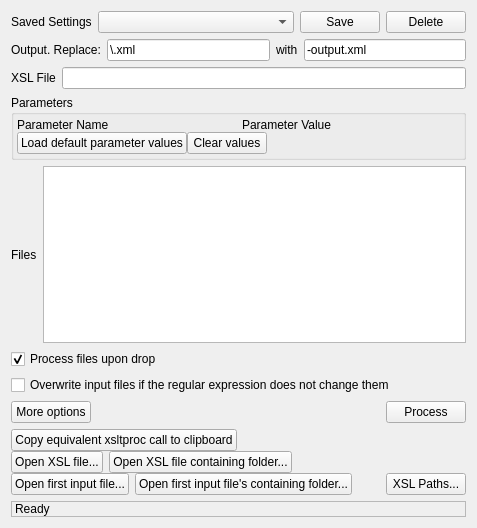
<?xml version="1.0" encoding="UTF-8"?>
<ui version="4.0">
 <class>XSLExpressClass</class>
 <widget class="QWidget" name="XSLExpressClass">
  <property name="geometry">
   <rect>
    <x>0</x>
    <y>0</y>
    <width>477</width>
    <height>528</height>
   </rect>
  </property>
  <property name="sizePolicy">
   <sizepolicy hsizetype="MinimumExpanding" vsizetype="MinimumExpanding">
    <horstretch>0</horstretch>
    <verstretch>0</verstretch>
   </sizepolicy>
  </property>
  <property name="windowTitle">
   <string>XSLExpress</string>
  </property>
  <layout class="QVBoxLayout" name="verticalLayout_3" stretch="1,0,0">
   <item>
    <layout class="QVBoxLayout" name="verticalLayout">
     <property name="sizeConstraint">
      <enum>QLayout::SetNoConstraint</enum>
     </property>
     <item>
      <layout class="QHBoxLayout" name="settingsLayout">
       <item>
        <widget class="QLabel" name="label">
         <property name="text">
          <string>Saved Settings</string>
         </property>
        </widget>
       </item>
       <item>
        <widget class="QComboBox" name="savedSettings">
         <property name="sizePolicy">
          <sizepolicy hsizetype="Expanding" vsizetype="Fixed">
           <horstretch>0</horstretch>
           <verstretch>0</verstretch>
          </sizepolicy>
         </property>
        </widget>
       </item>
       <item>
        <widget class="QPushButton" name="saveCurrent">
         <property name="text">
          <string>Save</string>
         </property>
        </widget>
       </item>
       <item>
        <widget class="QPushButton" name="deleteCurrent">
         <property name="text">
          <string>Delete</string>
         </property>
        </widget>
       </item>
      </layout>
     </item>
     <item>
      <layout class="QHBoxLayout" name="filenamesLayout">
       <item>
        <widget class="QLabel" name="replaceThisLabel">
         <property name="text">
          <string>Output. Replace:</string>
         </property>
        </widget>
       </item>
       <item>
        <widget class="QLineEdit" name="replaceThis">
         <property name="text">
          <string>\.xml</string>
         </property>
        </widget>
       </item>
       <item>
        <widget class="QLabel" name="replaceWithLabel">
         <property name="text">
          <string>with</string>
         </property>
        </widget>
       </item>
       <item>
        <widget class="QLineEdit" name="replaceWith">
         <property name="text">
          <string>-output.xml</string>
         </property>
        </widget>
       </item>
      </layout>
     </item>
     <item>
      <layout class="QHBoxLayout" name="xslLayout">
       <item>
        <widget class="QLabel" name="xslFileLabel">
         <property name="text">
          <string>XSL File</string>
         </property>
        </widget>
       </item>
       <item>
        <widget class="DropFilenameLineEdit" name="xslFile"/>
       </item>
      </layout>
     </item>
     <item>
      <widget class="QGroupBox" name="parameterBox">
       <property name="sizePolicy">
        <sizepolicy hsizetype="MinimumExpanding" vsizetype="Fixed">
         <horstretch>0</horstretch>
         <verstretch>0</verstretch>
        </sizepolicy>
       </property>
       <property name="title">
        <string>Parameters</string>
       </property>
       <property name="alignment">
        <set>Qt::AlignLeading|Qt::AlignLeft|Qt::AlignTop</set>
       </property>
       <layout class="QVBoxLayout" name="verticalLayout_4">
        <property name="spacing">
         <number>0</number>
        </property>
        <property name="leftMargin">
         <number>3</number>
        </property>
        <property name="topMargin">
         <number>3</number>
        </property>
        <property name="rightMargin">
         <number>3</number>
        </property>
        <property name="bottomMargin">
         <number>3</number>
        </property>
        <item>
         <layout class="QVBoxLayout" name="parameterBoxLayout">
          <property name="spacing">
           <number>0</number>
          </property>
          <item>
           <layout class="QGridLayout" name="parameterGridLayout">
            <property name="verticalSpacing">
             <number>0</number>
            </property>
            <item row="0" column="0">
             <widget class="QLabel" name="parameterName">
              <property name="sizePolicy">
               <sizepolicy hsizetype="Preferred" vsizetype="Fixed">
                <horstretch>0</horstretch>
                <verstretch>0</verstretch>
               </sizepolicy>
              </property>
              <property name="text">
               <string>Parameter Name</string>
              </property>
             </widget>
            </item>
            <item row="0" column="1">
             <widget class="QLabel" name="parameterValue">
              <property name="sizePolicy">
               <sizepolicy hsizetype="Preferred" vsizetype="Fixed">
                <horstretch>0</horstretch>
                <verstretch>0</verstretch>
               </sizepolicy>
              </property>
              <property name="text">
               <string>Parameter Value</string>
              </property>
             </widget>
            </item>
           </layout>
          </item>
          <item>
           <layout class="QHBoxLayout" name="horizontalLayout">
            <property name="spacing">
             <number>0</number>
            </property>
            <item>
             <widget class="QPushButton" name="getParametersWithDefaults">
              <property name="text">
               <string>Load default parameter values</string>
              </property>
             </widget>
            </item>
            <item>
             <widget class="QPushButton" name="clearValues">
              <property name="text">
               <string>Clear values</string>
              </property>
             </widget>
            </item>
            <item>
             <spacer name="horizontalSpacer">
              <property name="orientation">
               <enum>Qt::Horizontal</enum>
              </property>
              <property name="sizeHint" stdset="0">
               <size>
                <width>40</width>
                <height>20</height>
               </size>
              </property>
             </spacer>
            </item>
           </layout>
          </item>
         </layout>
        </item>
       </layout>
      </widget>
     </item>
     <item>
      <layout class="QHBoxLayout" name="inputFilesLayout">
       <property name="spacing">
        <number>6</number>
       </property>
       <item>
        <widget class="QLabel" name="inputFilesLabel">
         <property name="text">
          <string>Files</string>
         </property>
        </widget>
       </item>
       <item>
        <widget class="DropFilenameTextEdit" name="inputFiles">
         <property name="sizePolicy">
          <sizepolicy hsizetype="Preferred" vsizetype="Preferred">
           <horstretch>1</horstretch>
           <verstretch>1</verstretch>
          </sizepolicy>
         </property>
         <property name="minimumSize">
          <size>
           <width>0</width>
           <height>100</height>
          </size>
         </property>
        </widget>
       </item>
      </layout>
     </item>
     <item>
      <widget class="QCheckBox" name="processImmediately">
       <property name="sizePolicy">
        <sizepolicy hsizetype="Expanding" vsizetype="Fixed">
         <horstretch>0</horstretch>
         <verstretch>0</verstretch>
        </sizepolicy>
       </property>
       <property name="text">
        <string>Process files upon drop</string>
       </property>
       <property name="checked">
        <bool>true</bool>
       </property>
      </widget>
     </item>
     <item>
      <widget class="QCheckBox" name="allowOverwrite">
       <property name="text">
        <string>Overwrite input files if the regular expression does not change them</string>
       </property>
      </widget>
     </item>
     <item>
      <layout class="QHBoxLayout" name="processLayout">
       <item>
        <widget class="QPushButton" name="moreButton">
         <property name="text">
          <string>More options</string>
         </property>
         <property name="checkable">
          <bool>true</bool>
         </property>
        </widget>
       </item>
       <item>
        <spacer name="horizontalSpacer_2">
         <property name="orientation">
          <enum>Qt::Horizontal</enum>
         </property>
         <property name="sizeHint" stdset="0">
          <size>
           <width>40</width>
           <height>20</height>
          </size>
         </property>
        </spacer>
       </item>
       <item>
        <widget class="QPushButton" name="process">
         <property name="text">
          <string>Process</string>
         </property>
        </widget>
       </item>
      </layout>
     </item>
    </layout>
   </item>
   <item>
    <widget class="QWidget" name="extensionWidget" native="true">
     <layout class="QVBoxLayout" name="extensionLayout">
      <property name="spacing">
       <number>0</number>
      </property>
      <property name="leftMargin">
       <number>0</number>
      </property>
      <property name="topMargin">
       <number>0</number>
      </property>
      <property name="rightMargin">
       <number>0</number>
      </property>
      <property name="bottomMargin">
       <number>0</number>
      </property>
      <item>
       <layout class="QHBoxLayout" name="horizontalLayout_4">
        <item>
         <widget class="QPushButton" name="copyButton">
          <property name="text">
           <string>Copy equivalent xsltproc call to clipboard</string>
          </property>
         </widget>
        </item>
        <item>
         <spacer name="horizontalSpacer_5">
          <property name="orientation">
           <enum>Qt::Horizontal</enum>
          </property>
          <property name="sizeHint" stdset="0">
           <size>
            <width>40</width>
            <height>20</height>
           </size>
          </property>
         </spacer>
        </item>
       </layout>
      </item>
      <item>
       <layout class="QHBoxLayout" name="horizontalLayout_2">
        <item>
         <widget class="QPushButton" name="openXslFileButton">
          <property name="text">
           <string>Open XSL file...</string>
          </property>
         </widget>
        </item>
        <item>
         <widget class="QPushButton" name="openXslFileFolderButton">
          <property name="text">
           <string>Open XSL file containing folder...</string>
          </property>
         </widget>
        </item>
        <item>
         <spacer name="horizontalSpacer_3">
          <property name="orientation">
           <enum>Qt::Horizontal</enum>
          </property>
          <property name="sizeHint" stdset="0">
           <size>
            <width>40</width>
            <height>20</height>
           </size>
          </property>
         </spacer>
        </item>
       </layout>
      </item>
      <item>
       <layout class="QHBoxLayout" name="horizontalLayout_3">
        <item>
         <widget class="QPushButton" name="openFirstInputFileButton">
          <property name="text">
           <string>Open first input file...</string>
          </property>
         </widget>
        </item>
        <item>
         <widget class="QPushButton" name="openFirstInputFileFolderButton">
          <property name="text">
           <string>Open first input file's containing folder...</string>
          </property>
         </widget>
        </item>
        <item>
         <spacer name="horizontalSpacer_4">
          <property name="orientation">
           <enum>Qt::Horizontal</enum>
          </property>
          <property name="sizeHint" stdset="0">
           <size>
            <width>40</width>
            <height>20</height>
           </size>
          </property>
         </spacer>
        </item>
        <item>
         <widget class="QPushButton" name="xslPathsButton">
          <property name="text">
           <string>XSL Paths...</string>
          </property>
         </widget>
        </item>
       </layout>
      </item>
     </layout>
    </widget>
   </item>
   <item>
    <widget class="QLabel" name="statusLabel">
     <property name="frameShape">
      <enum>QFrame::StyledPanel</enum>
     </property>
     <property name="frameShadow">
      <enum>QFrame::Plain</enum>
     </property>
     <property name="text">
      <string>Ready</string>
     </property>
    </widget>
   </item>
  </layout>
 </widget>
 <layoutdefault spacing="6" margin="11"/>
 <customwidgets>
  <customwidget>
   <class>DropFilenameLineEdit</class>
   <extends>QLineEdit</extends>
   <header location="global">dropfilenamelineedit.h</header>
  </customwidget>
  <customwidget>
   <class>DropFilenameTextEdit</class>
   <extends>QPlainTextEdit</extends>
   <header location="global">dropfilenametextedit.h</header>
  </customwidget>
 </customwidgets>
 <tabstops>
  <tabstop>savedSettings</tabstop>
  <tabstop>replaceThis</tabstop>
  <tabstop>replaceWith</tabstop>
  <tabstop>xslFile</tabstop>
  <tabstop>inputFiles</tabstop>
 </tabstops>
 <resources/>
 <connections/>
</ui>
